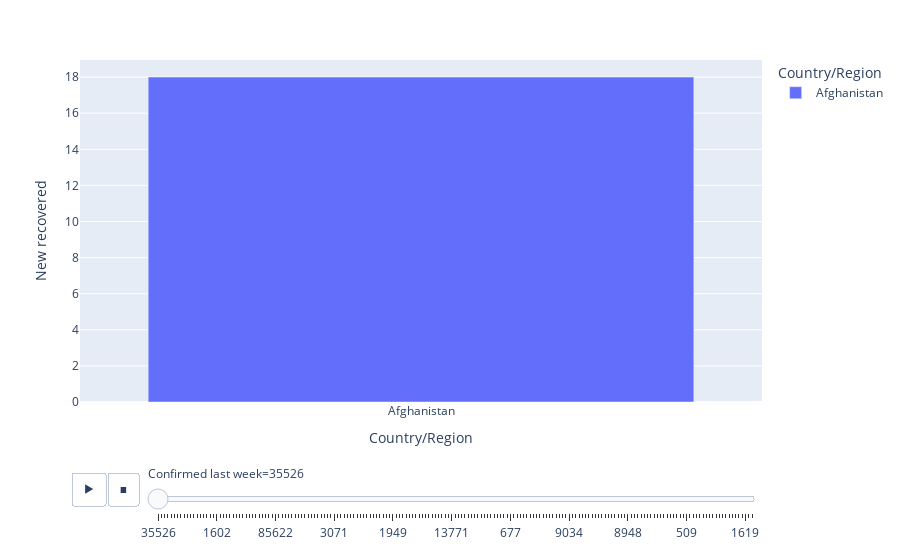

Notebook cell for this chart:
### Code cell
figure = px.bar(covid, x = 'Country/Region', y = 'New recovered',color = 'Country/Region', animation_frame ='Confirmed last week', template = 'plotly')
figure.update_layout(xaxis = {'categoryorder': 'total descending'})
figure.show()
